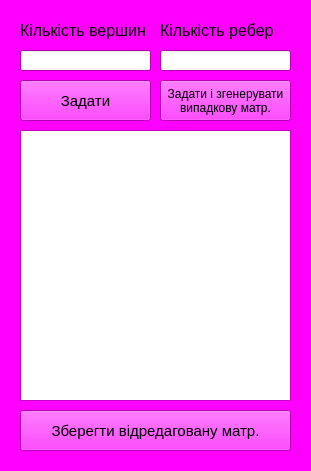
<?xml version="1.0" encoding="UTF-8"?>
<ui version="4.0">
 <class>Window2</class>
 <widget class="QMainWindow" name="Window2">
  <property name="geometry">
   <rect>
    <x>0</x>
    <y>0</y>
    <width>311</width>
    <height>471</height>
   </rect>
  </property>
  <property name="minimumSize">
   <size>
    <width>311</width>
    <height>460</height>
   </size>
  </property>
  <property name="maximumSize">
   <size>
    <width>1111111</width>
    <height>1111111</height>
   </size>
  </property>
  <property name="palette">
   <palette>
    <active>
     <colorrole role="WindowText">
      <brush brushstyle="SolidPattern">
       <color alpha="255">
        <red>0</red>
        <green>0</green>
        <blue>0</blue>
       </color>
      </brush>
     </colorrole>
     <colorrole role="Button">
      <brush brushstyle="SolidPattern">
       <color alpha="255">
        <red>255</red>
        <green>0</green>
        <blue>255</blue>
       </color>
      </brush>
     </colorrole>
     <colorrole role="Light">
      <brush brushstyle="SolidPattern">
       <color alpha="255">
        <red>255</red>
        <green>127</green>
        <blue>255</blue>
       </color>
      </brush>
     </colorrole>
     <colorrole role="Midlight">
      <brush brushstyle="SolidPattern">
       <color alpha="255">
        <red>255</red>
        <green>63</green>
        <blue>255</blue>
       </color>
      </brush>
     </colorrole>
     <colorrole role="Dark">
      <brush brushstyle="SolidPattern">
       <color alpha="255">
        <red>127</red>
        <green>0</green>
        <blue>127</blue>
       </color>
      </brush>
     </colorrole>
     <colorrole role="Mid">
      <brush brushstyle="SolidPattern">
       <color alpha="255">
        <red>170</red>
        <green>0</green>
        <blue>170</blue>
       </color>
      </brush>
     </colorrole>
     <colorrole role="Text">
      <brush brushstyle="SolidPattern">
       <color alpha="255">
        <red>0</red>
        <green>0</green>
        <blue>0</blue>
       </color>
      </brush>
     </colorrole>
     <colorrole role="BrightText">
      <brush brushstyle="SolidPattern">
       <color alpha="255">
        <red>255</red>
        <green>255</green>
        <blue>255</blue>
       </color>
      </brush>
     </colorrole>
     <colorrole role="ButtonText">
      <brush brushstyle="SolidPattern">
       <color alpha="255">
        <red>0</red>
        <green>0</green>
        <blue>0</blue>
       </color>
      </brush>
     </colorrole>
     <colorrole role="Base">
      <brush brushstyle="SolidPattern">
       <color alpha="255">
        <red>255</red>
        <green>255</green>
        <blue>255</blue>
       </color>
      </brush>
     </colorrole>
     <colorrole role="Window">
      <brush brushstyle="SolidPattern">
       <color alpha="255">
        <red>255</red>
        <green>0</green>
        <blue>255</blue>
       </color>
      </brush>
     </colorrole>
     <colorrole role="Shadow">
      <brush brushstyle="SolidPattern">
       <color alpha="255">
        <red>0</red>
        <green>0</green>
        <blue>0</blue>
       </color>
      </brush>
     </colorrole>
     <colorrole role="AlternateBase">
      <brush brushstyle="SolidPattern">
       <color alpha="255">
        <red>255</red>
        <green>127</green>
        <blue>255</blue>
       </color>
      </brush>
     </colorrole>
     <colorrole role="ToolTipBase">
      <brush brushstyle="SolidPattern">
       <color alpha="255">
        <red>255</red>
        <green>255</green>
        <blue>220</blue>
       </color>
      </brush>
     </colorrole>
     <colorrole role="ToolTipText">
      <brush brushstyle="SolidPattern">
       <color alpha="255">
        <red>0</red>
        <green>0</green>
        <blue>0</blue>
       </color>
      </brush>
     </colorrole>
     <colorrole role="PlaceholderText">
      <brush brushstyle="NoBrush">
       <color alpha="128">
        <red>0</red>
        <green>0</green>
        <blue>0</blue>
       </color>
      </brush>
     </colorrole>
    </active>
    <inactive>
     <colorrole role="WindowText">
      <brush brushstyle="SolidPattern">
       <color alpha="255">
        <red>0</red>
        <green>0</green>
        <blue>0</blue>
       </color>
      </brush>
     </colorrole>
     <colorrole role="Button">
      <brush brushstyle="SolidPattern">
       <color alpha="255">
        <red>255</red>
        <green>0</green>
        <blue>255</blue>
       </color>
      </brush>
     </colorrole>
     <colorrole role="Light">
      <brush brushstyle="SolidPattern">
       <color alpha="255">
        <red>255</red>
        <green>127</green>
        <blue>255</blue>
       </color>
      </brush>
     </colorrole>
     <colorrole role="Midlight">
      <brush brushstyle="SolidPattern">
       <color alpha="255">
        <red>255</red>
        <green>63</green>
        <blue>255</blue>
       </color>
      </brush>
     </colorrole>
     <colorrole role="Dark">
      <brush brushstyle="SolidPattern">
       <color alpha="255">
        <red>127</red>
        <green>0</green>
        <blue>127</blue>
       </color>
      </brush>
     </colorrole>
     <colorrole role="Mid">
      <brush brushstyle="SolidPattern">
       <color alpha="255">
        <red>170</red>
        <green>0</green>
        <blue>170</blue>
       </color>
      </brush>
     </colorrole>
     <colorrole role="Text">
      <brush brushstyle="SolidPattern">
       <color alpha="255">
        <red>0</red>
        <green>0</green>
        <blue>0</blue>
       </color>
      </brush>
     </colorrole>
     <colorrole role="BrightText">
      <brush brushstyle="SolidPattern">
       <color alpha="255">
        <red>255</red>
        <green>255</green>
        <blue>255</blue>
       </color>
      </brush>
     </colorrole>
     <colorrole role="ButtonText">
      <brush brushstyle="SolidPattern">
       <color alpha="255">
        <red>0</red>
        <green>0</green>
        <blue>0</blue>
       </color>
      </brush>
     </colorrole>
     <colorrole role="Base">
      <brush brushstyle="SolidPattern">
       <color alpha="255">
        <red>255</red>
        <green>255</green>
        <blue>255</blue>
       </color>
      </brush>
     </colorrole>
     <colorrole role="Window">
      <brush brushstyle="SolidPattern">
       <color alpha="255">
        <red>255</red>
        <green>0</green>
        <blue>255</blue>
       </color>
      </brush>
     </colorrole>
     <colorrole role="Shadow">
      <brush brushstyle="SolidPattern">
       <color alpha="255">
        <red>0</red>
        <green>0</green>
        <blue>0</blue>
       </color>
      </brush>
     </colorrole>
     <colorrole role="AlternateBase">
      <brush brushstyle="SolidPattern">
       <color alpha="255">
        <red>255</red>
        <green>127</green>
        <blue>255</blue>
       </color>
      </brush>
     </colorrole>
     <colorrole role="ToolTipBase">
      <brush brushstyle="SolidPattern">
       <color alpha="255">
        <red>255</red>
        <green>255</green>
        <blue>220</blue>
       </color>
      </brush>
     </colorrole>
     <colorrole role="ToolTipText">
      <brush brushstyle="SolidPattern">
       <color alpha="255">
        <red>0</red>
        <green>0</green>
        <blue>0</blue>
       </color>
      </brush>
     </colorrole>
     <colorrole role="PlaceholderText">
      <brush brushstyle="NoBrush">
       <color alpha="128">
        <red>0</red>
        <green>0</green>
        <blue>0</blue>
       </color>
      </brush>
     </colorrole>
    </inactive>
    <disabled>
     <colorrole role="WindowText">
      <brush brushstyle="SolidPattern">
       <color alpha="255">
        <red>127</red>
        <green>0</green>
        <blue>127</blue>
       </color>
      </brush>
     </colorrole>
     <colorrole role="Button">
      <brush brushstyle="SolidPattern">
       <color alpha="255">
        <red>255</red>
        <green>0</green>
        <blue>255</blue>
       </color>
      </brush>
     </colorrole>
     <colorrole role="Light">
      <brush brushstyle="SolidPattern">
       <color alpha="255">
        <red>255</red>
        <green>127</green>
        <blue>255</blue>
       </color>
      </brush>
     </colorrole>
     <colorrole role="Midlight">
      <brush brushstyle="SolidPattern">
       <color alpha="255">
        <red>255</red>
        <green>63</green>
        <blue>255</blue>
       </color>
      </brush>
     </colorrole>
     <colorrole role="Dark">
      <brush brushstyle="SolidPattern">
       <color alpha="255">
        <red>127</red>
        <green>0</green>
        <blue>127</blue>
       </color>
      </brush>
     </colorrole>
     <colorrole role="Mid">
      <brush brushstyle="SolidPattern">
       <color alpha="255">
        <red>170</red>
        <green>0</green>
        <blue>170</blue>
       </color>
      </brush>
     </colorrole>
     <colorrole role="Text">
      <brush brushstyle="SolidPattern">
       <color alpha="255">
        <red>127</red>
        <green>0</green>
        <blue>127</blue>
       </color>
      </brush>
     </colorrole>
     <colorrole role="BrightText">
      <brush brushstyle="SolidPattern">
       <color alpha="255">
        <red>255</red>
        <green>255</green>
        <blue>255</blue>
       </color>
      </brush>
     </colorrole>
     <colorrole role="ButtonText">
      <brush brushstyle="SolidPattern">
       <color alpha="255">
        <red>127</red>
        <green>0</green>
        <blue>127</blue>
       </color>
      </brush>
     </colorrole>
     <colorrole role="Base">
      <brush brushstyle="SolidPattern">
       <color alpha="255">
        <red>255</red>
        <green>0</green>
        <blue>255</blue>
       </color>
      </brush>
     </colorrole>
     <colorrole role="Window">
      <brush brushstyle="SolidPattern">
       <color alpha="255">
        <red>255</red>
        <green>0</green>
        <blue>255</blue>
       </color>
      </brush>
     </colorrole>
     <colorrole role="Shadow">
      <brush brushstyle="SolidPattern">
       <color alpha="255">
        <red>0</red>
        <green>0</green>
        <blue>0</blue>
       </color>
      </brush>
     </colorrole>
     <colorrole role="AlternateBase">
      <brush brushstyle="SolidPattern">
       <color alpha="255">
        <red>255</red>
        <green>0</green>
        <blue>255</blue>
       </color>
      </brush>
     </colorrole>
     <colorrole role="ToolTipBase">
      <brush brushstyle="SolidPattern">
       <color alpha="255">
        <red>255</red>
        <green>255</green>
        <blue>220</blue>
       </color>
      </brush>
     </colorrole>
     <colorrole role="ToolTipText">
      <brush brushstyle="SolidPattern">
       <color alpha="255">
        <red>0</red>
        <green>0</green>
        <blue>0</blue>
       </color>
      </brush>
     </colorrole>
     <colorrole role="PlaceholderText">
      <brush brushstyle="NoBrush">
       <color alpha="128">
        <red>0</red>
        <green>0</green>
        <blue>0</blue>
       </color>
      </brush>
     </colorrole>
    </disabled>
   </palette>
  </property>
  <property name="windowTitle">
   <string>MainWindow</string>
  </property>
  <widget class="QWidget" name="centralwidget">
   <widget class="QLabel" name="labelNodeCount">
    <property name="geometry">
     <rect>
      <x>20</x>
      <y>20</y>
      <width>131</width>
      <height>21</height>
     </rect>
    </property>
    <property name="font">
     <font>
      <pointsize>12</pointsize>
     </font>
    </property>
    <property name="text">
     <string>Кількість вершин</string>
    </property>
   </widget>
   <widget class="QLabel" name="labelEdgeCount">
    <property name="geometry">
     <rect>
      <x>160</x>
      <y>20</y>
      <width>141</width>
      <height>21</height>
     </rect>
    </property>
    <property name="font">
     <font>
      <pointsize>12</pointsize>
     </font>
    </property>
    <property name="text">
     <string>Кількість ребер</string>
    </property>
   </widget>
   <widget class="QLineEdit" name="lineNodeCount">
    <property name="geometry">
     <rect>
      <x>20</x>
      <y>50</y>
      <width>131</width>
      <height>21</height>
     </rect>
    </property>
   </widget>
   <widget class="QLineEdit" name="lineEdgeCount">
    <property name="geometry">
     <rect>
      <x>160</x>
      <y>50</y>
      <width>131</width>
      <height>21</height>
     </rect>
    </property>
   </widget>
   <widget class="QPushButton" name="buttonSetNodeCount">
    <property name="geometry">
     <rect>
      <x>20</x>
      <y>80</y>
      <width>131</width>
      <height>41</height>
     </rect>
    </property>
    <property name="font">
     <font>
      <pointsize>11</pointsize>
     </font>
    </property>
    <property name="text">
     <string>Задати</string>
    </property>
   </widget>
   <widget class="QPushButton" name="buttonSetEdgeCount">
    <property name="geometry">
     <rect>
      <x>160</x>
      <y>80</y>
      <width>131</width>
      <height>41</height>
     </rect>
    </property>
    <property name="text">
     <string>Задати і згенерувати
випадкову матр.</string>
    </property>
   </widget>
   <widget class="QTableWidget" name="tableMatrix">
    <property name="geometry">
     <rect>
      <x>20</x>
      <y>130</y>
      <width>271</width>
      <height>271</height>
     </rect>
    </property>
    <property name="sizePolicy">
     <sizepolicy hsizetype="Expanding" vsizetype="Expanding">
      <horstretch>0</horstretch>
      <verstretch>0</verstretch>
     </sizepolicy>
    </property>
    <property name="maximumSize">
     <size>
      <width>16777215</width>
      <height>16777215</height>
     </size>
    </property>
    <attribute name="horizontalHeaderCascadingSectionResizes">
     <bool>false</bool>
    </attribute>
    <attribute name="horizontalHeaderMinimumSectionSize">
     <number>42</number>
    </attribute>
    <attribute name="horizontalHeaderDefaultSectionSize">
     <number>42</number>
    </attribute>
    <attribute name="horizontalHeaderStretchLastSection">
     <bool>true</bool>
    </attribute>
    <attribute name="verticalHeaderCascadingSectionResizes">
     <bool>false</bool>
    </attribute>
    <attribute name="verticalHeaderMinimumSectionSize">
     <number>41</number>
    </attribute>
    <attribute name="verticalHeaderDefaultSectionSize">
     <number>41</number>
    </attribute>
    <attribute name="verticalHeaderShowSortIndicator" stdset="0">
     <bool>false</bool>
    </attribute>
    <attribute name="verticalHeaderStretchLastSection">
     <bool>true</bool>
    </attribute>
   </widget>
   <widget class="QPushButton" name="buttonGenerateMatrix">
    <property name="geometry">
     <rect>
      <x>20</x>
      <y>410</y>
      <width>271</width>
      <height>41</height>
     </rect>
    </property>
    <property name="font">
     <font>
      <pointsize>11</pointsize>
     </font>
    </property>
    <property name="text">
     <string>Зберегти відредаговану матр.</string>
    </property>
   </widget>
  </widget>
 </widget>
 <resources/>
 <connections/>
</ui>
